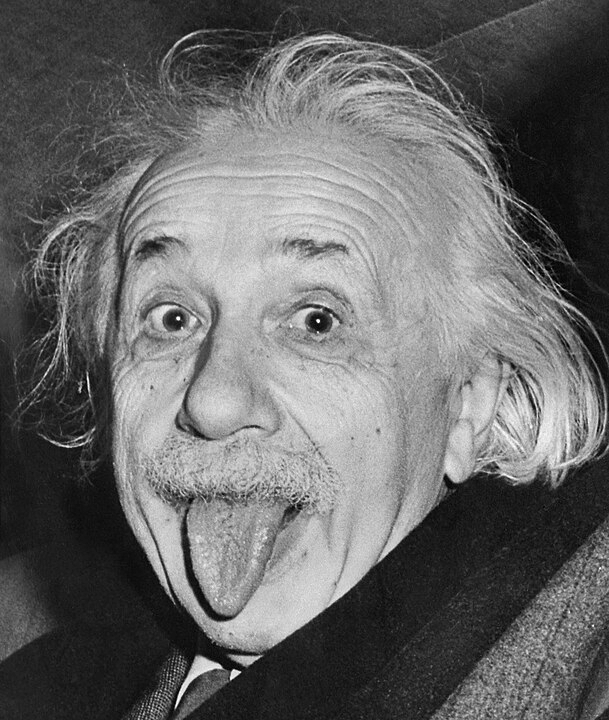
#> input picture zestaw3/ex16/AlbertEinstein-modified.png, 609 x 720 px
$ python main-b.py
#> lines starting #> are read from the running program, lines starting #| are printed output that depends on the picture; after the words box and inside, x2 and y2 are one past the last pixel; in counts of white or black regions, pixels touching at a corner belong together
import numpy as np
import cv2
import matplotlib.pyplot as plt

# Funkcja do wyodrębniania płaszczyzn bitowych
def extract_bit_plane(image, bit_position):
    """
    Ekstrahuje bitową płaszczyznę obrazu na określonej pozycji bitowej.
    :param image: obraz wejściowy w skali szarości.
    :param bit_position: pozycja bitu (0 - 7), od 0 do 7.
    :return: nowy obraz z wyodrębnioną płaszczyzną bitową.
    """
    # Tworzymy maskę dla konkretnego bitu
    mask = 1 << bit_position
    # Wykonujemy operację AND z maską
    bit_plane = np.bitwise_and(image, mask)
    # Przesuwamy bity do prawej, aby uzyskać wyraźny obraz
    bit_plane = bit_plane >> bit_position
    return bit_plane * 255  # Skalujemy do zakresu 0-255

# Funkcja do ukrywania obrazu w pierwszej płaszczyźnie bitowej
def hide_image_in_bit_plane(image, hidden_image):
    """
    Ukrywa obraz w pierwszej płaszczyźnie bitowej obrazu wejściowego.
    :param image: obraz wejściowy w skali szarości.
    :param hidden_image: obraz, który chcemy ukryć.
    :return: obraz z ukrytą informacją.
    """
    # Upewnijmy się, że obrazy mają ten sam rozmiar
    hidden_image_resized = cv2.resize(hidden_image, (image.shape[1], image.shape[0]))

    # Zamień obrazy na binarne (pierwsza płaszczyzna bitowa)
    hidden_image_bin = hidden_image_resized // 128  # Skala do 0 lub 1

    # Zrób kopię obrazu wejściowego
    result_image = image.copy()

    # Zastępujemy pierwszą płaszczyznę bitową obrazu wejściowego obrazem ukrytym
    for i in range(image.shape[0]):
        for j in range(image.shape[1]):
            # Wstawiamy ukryty bit w pierwszą płaszczyznę
            result_image[i, j] = (result_image[i, j] & 0b11111110) | hidden_image_bin[i, j]

    return result_image

# Wczytaj obraz wejściowy (w skali szarości)
image_path = 'AlbertEinstein-modified.png'
input_image = cv2.imread(image_path, cv2.IMREAD_GRAYSCALE)
#> input_image is the input picture: shape (720, 609); min 0, max 255, mean 103.7

# Wczytaj obraz, który chcemy ukryć
hidden_image_path = 'image.png'
hidden_image = cv2.imread(hidden_image_path, cv2.IMREAD_GRAYSCALE)
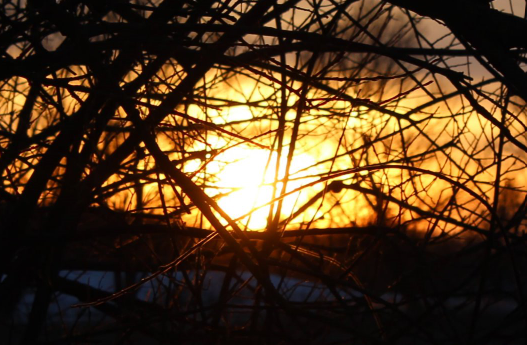
#> input picture zestaw3/ex16/image.png, 527 x 345 px
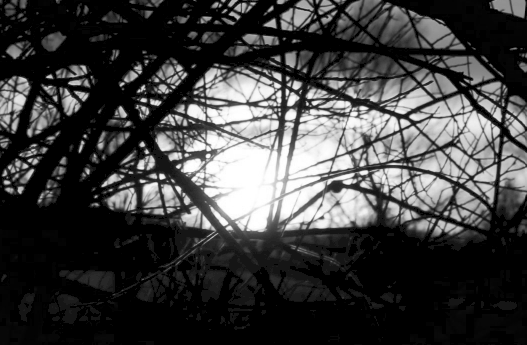
#> hidden_image: shape (345, 527); min 0, max 255, mean 62.2

# Sprawdzenie, czy obrazy zostały poprawnie wczytane
if input_image is None:
    raise FileNotFoundError(f"Nie można znaleźć obrazu wejściowego: {image_path}")
if hidden_image is None:
    raise FileNotFoundError(f"Nie można znaleźć obrazu do ukrycia: {hidden_image_path}")

# Ukrywanie obrazu w pierwszej płaszczyźnie bitowej
output_image = hide_image_in_bit_plane(input_image, hidden_image)
#> in hide_image_in_bit_plane, `hidden_image_resized = cv2.resize(hidden_image, (image.shape[1], image..`:
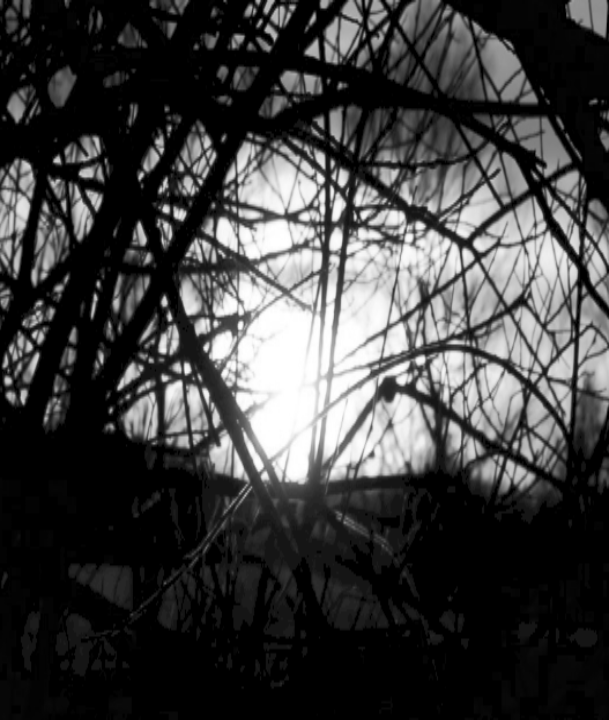
#> hidden_image_resized: shape (720, 609); min 0, max 255, mean 62.2
#> in hide_image_in_bit_plane, `hidden_image_bin = hidden_image_resized // 128`:
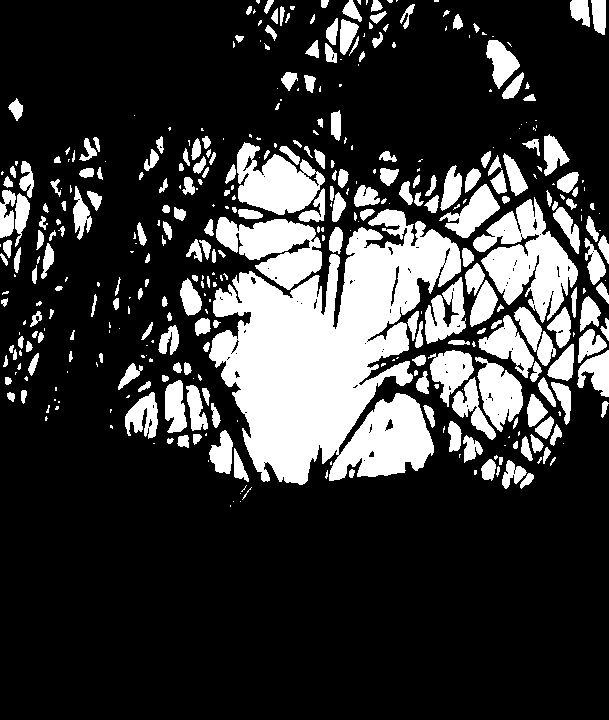
#> hidden_image_bin: shape (720, 609); values 0 (black) and 1 (white), 22.6% white; 402 white regions (166 under 20 px), largest, box (x1, y1, x2, y2) and area: (209, 209, 461, 485) 38786, (473, 197, 578, 323) 6352, (216, 217, 322, 290) 4404

# Zapisz obraz wyjściowy
output_image_path = 'output_image.png'
cv2.imwrite(output_image_path, output_image)

# Wyświetl obraz wyjściowy
plt.imshow(output_image, cmap='gray')
plt.title("Obraz z ukrytą informacją")
plt.axis('off')
plt.show()

print(f"Obraz z ukrytą informacją zapisany jako: {output_image_path}")
